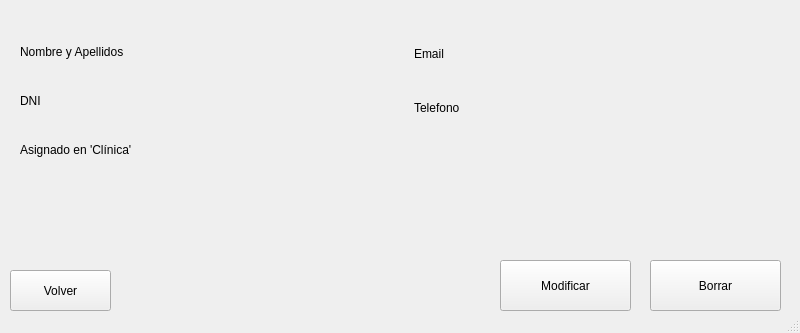
<?xml version="1.0" encoding="UTF-8"?>
<ui version="4.0">
 <class>MainWindow</class>
 <widget class="QMainWindow" name="MainWindow">
  <property name="geometry">
   <rect>
    <x>0</x>
    <y>0</y>
    <width>800</width>
    <height>333</height>
   </rect>
  </property>
  <property name="windowTitle">
   <string>MainWindow</string>
  </property>
  <widget class="QWidget" name="centralwidget">
   <widget class="QPushButton" name="volverButton">
    <property name="geometry">
     <rect>
      <x>10</x>
      <y>270</y>
      <width>101</width>
      <height>41</height>
     </rect>
    </property>
    <property name="text">
     <string>Volver</string>
    </property>
   </widget>
   <widget class="QPushButton" name="modificarButton">
    <property name="geometry">
     <rect>
      <x>500</x>
      <y>260</y>
      <width>131</width>
      <height>51</height>
     </rect>
    </property>
    <property name="text">
     <string>Modificar</string>
    </property>
   </widget>
   <widget class="QPushButton" name="borrarButton">
    <property name="geometry">
     <rect>
      <x>650</x>
      <y>260</y>
      <width>131</width>
      <height>51</height>
     </rect>
    </property>
    <property name="text">
     <string>Borrar</string>
    </property>
   </widget>
   <widget class="QWidget" name="horizontalLayoutWidget">
    <property name="geometry">
     <rect>
      <x>20</x>
      <y>30</y>
      <width>781</width>
      <height>141</height>
     </rect>
    </property>
    <layout class="QHBoxLayout" name="horizontalLayout">
     <item>
      <layout class="QVBoxLayout" name="leftDisplay">
       <item>
        <layout class="QHBoxLayout" name="horizontalLayout_4">
         <item>
          <widget class="QLabel" name="nameAndSurname">
           <property name="text">
            <string>Nombre y Apellidos</string>
           </property>
          </widget>
         </item>
        </layout>
       </item>
       <item>
        <layout class="QHBoxLayout" name="horizontalLayout_3">
         <item>
          <widget class="QLabel" name="dni">
           <property name="text">
            <string>DNI</string>
           </property>
          </widget>
         </item>
        </layout>
       </item>
       <item>
        <layout class="QHBoxLayout" name="horizontalLayout_2">
         <item>
          <widget class="QLabel" name="clinica">
           <property name="text">
            <string>Asignado en 'Clínica'</string>
           </property>
          </widget>
         </item>
        </layout>
       </item>
      </layout>
     </item>
     <item>
      <layout class="QVBoxLayout" name="rightDisplay">
       <item>
        <layout class="QHBoxLayout" name="horizontalLayout_5">
         <item>
          <widget class="QLabel" name="email">
           <property name="text">
            <string>Email</string>
           </property>
          </widget>
         </item>
        </layout>
       </item>
       <item>
        <layout class="QHBoxLayout" name="horizontalLayout_6">
         <item>
          <widget class="QLabel" name="label_5">
           <property name="text">
            <string>Telefono</string>
           </property>
          </widget>
         </item>
        </layout>
       </item>
       <item>
        <spacer name="verticalSpacer">
         <property name="orientation">
          <enum>Qt::Orientation::Vertical</enum>
         </property>
         <property name="sizeType">
          <enum>QSizePolicy::Policy::Minimum</enum>
         </property>
         <property name="sizeHint" stdset="0">
          <size>
           <width>20</width>
           <height>40</height>
          </size>
         </property>
        </spacer>
       </item>
      </layout>
     </item>
    </layout>
   </widget>
  </widget>
  <widget class="QStatusBar" name="statusbar"/>
 </widget>
 <resources/>
 <connections/>
</ui>
